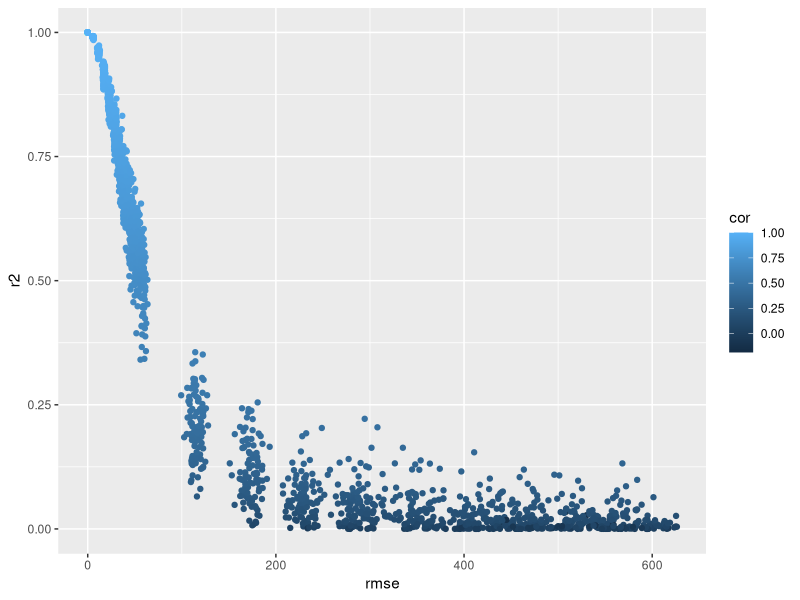
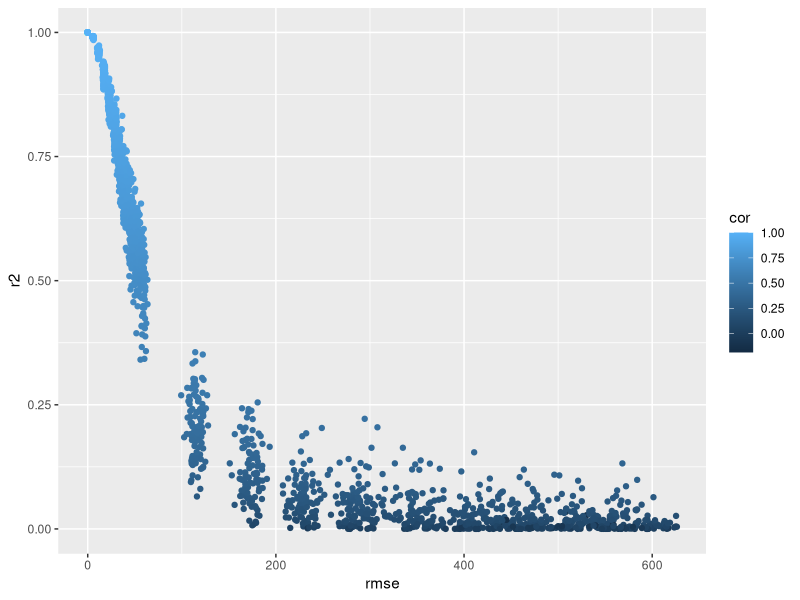
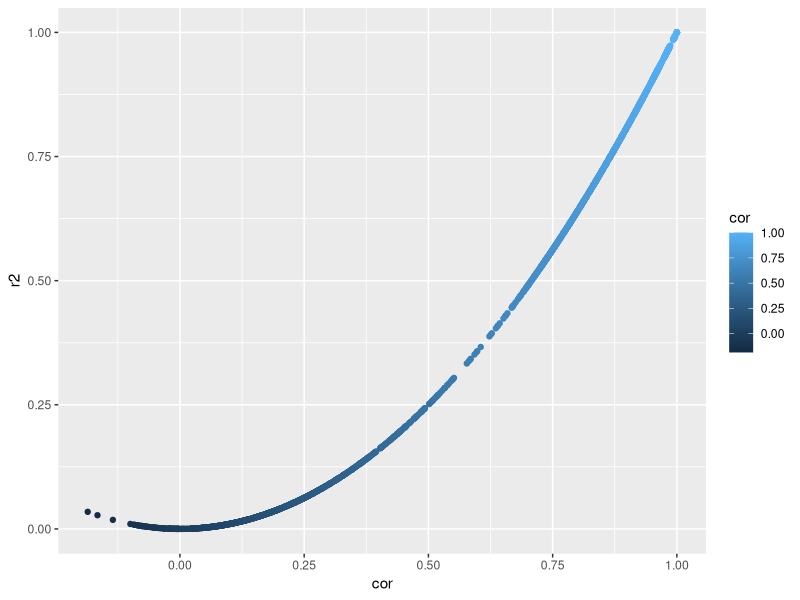

Here is the R script that generated these plots, in order: (Note: this script raises an error after producing the figures.)
dfxx<-NULL
for (k in c(seq(0, 0.9, by=0.1), seq(1, 10, by=1))){
  for (i in c(1:100)){
    
    x<-runif(100) * 100
    y<-x + k * runif(100) * 100
    
    r2<-caret::postResample(x, y)
    item<-data.frame(k=k, cor=cor(x, y), rmse=r2[1], mae=r2[3], r2=r2[2])
    if (is.null(dfxx)){
      dfxx<-item
    }else{
      dfxx<-rbind(dfxx, item)
    }
  }
}
library(ggplot2)
ggplot(dfxx)+geom_point(aes(x=rmse, y=r2, color=cor))

ggplot(dfxx)+geom_point(aes(x=rmse, y=r2, color=cor))
ggplot(dfxx)+geom_point(aes(x=cor, y=r2, color=cor))

ggplot(evaluated_metrics_all)+geom_point(aes(x=RMSE, y=Rsquared, color=factor(formulas)))
ggplot(evaluated_metrics_all)+geom_point(aes(x=cor, y=Rsquared, color=factor(formulas)))

plot(dfxx$cor, dfxx$r2)
plot(dfxx$rmse, dfxx$mae)
plot(dfxx$rmse, dfxx$r2)
plot(dfxx$mae, dfxx$r2)

